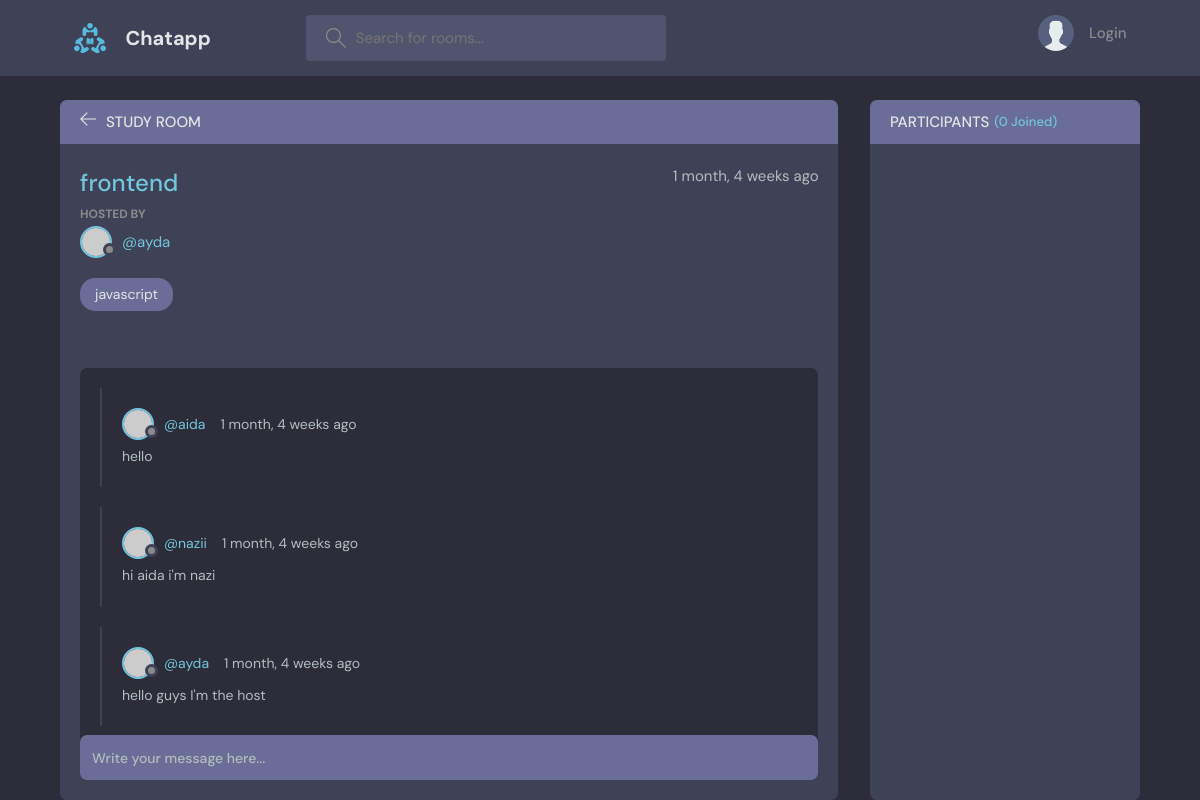
Screenshot of /room/7/ with the database file from the repository.
### base/models.py (models this page shows, shortened)
class Room(models.Model):
    host=models.ForeignKey(User,on_delete=models.SET_NULL,null=True)
    topic=models.ForeignKey(Topic, on_delete=models.SET_NULL,null=True)
    name=models.CharField(max_length=300)
    description=models.TextField(null=True,blank=True)
    participants=models.ManyToManyField(User,related_name='paricipants',blank=True)
    updated=models.DateTimeField(auto_now=True)
    created=models.DateTimeField(auto_now_add=True)
    class Meta:
        ordering=['-updated','-created']

class Topic(models.Model):
    name=models.CharField(max_length=200)

class Message(models.Model):
    user=models.ForeignKey(User, on_delete=models.CASCADE)
    room=models.ForeignKey(Room,on_delete=models.CASCADE)
    body=models.TextField()
    updated=models.DateTimeField(auto_now=True)
    created=models.DateTimeField(auto_now_add=True)
    class Meta:
        ordering=['-updated','-created']

### base/views.py (the view, shortened to what this page needs)
# urls.py: path('room/<str:pk>/',views.room, name='room'),
def room(request,pk):
    room=Room.objects.get(id=pk)
    room_messages=room.message_set.all().order_by('created')
    participants=room.participants.all()
    context={'room':room,'room_messages':room_messages ,'participants':participants}
    return render(request,'base/room.html',context)

### base/templates/base/room.html (shortened to what this page needs)
{% extends 'main.html'%}
   {% block content%}
    <main class="profile-page layout layout--2">
      <div class="container">
        <div class="room">
          <div class="room__top">
            <div class="room__topLeft">
              <a href="{% url 'home'%}">
                <svg version="1.1" xmlns="http://www.w3.org/2000/svg" width="32" height="32" viewBox="0 0 32 32">
                  <title>arrow-left</title>
                  <path
                    d="M13.723 2.286l-13.723 13.714 13.719 13.714 1.616-1.611-10.96-10.96h27.625v-2.286h-27.625l10.965-10.965-1.616-1.607z"
                  ></path>
                </svg>
              </a>
              <h3>Study Room</h3>
            </div>
          </div>
          <div class="room__box scroll">
            <div class="room__header scroll">
              <div class="room__info">
                <h3>{{room.name}}</h3>
                <span>{{room.created|timesince}} ago</span>
              </div>
              <div class="room__hosted">
                <p>Hosted By</p>
                <a href="{% url 'userProfile' room.host.id %}" class="room__author">
                  <div class="avatar avatar--small">
                    <img src="https://randomuser.me/api/portraits/men/37.jpg" />
                  </div>
                  <span>@{{room.host.username}}</span>
                </a>
              </div>
              <span class="room__topics">{{room.topic.name}}</span>
            </div>
            <div class="room__conversation">
              <div class="threads scroll">
                {% for message in room_messages %}
                <div class="thread">
                  <div class="thread__top">
                    <div class="thread__author">
                      <a href="{% url 'userProfile' message.user.id %}" class="thread__authorInfo">
                        <div class="avatar avatar--small">
                          <img src="https://randomuser.me/api/portraits/men/37.jpg" />
                        </div>
                        <span>@{{message.user.username}}</span>
                      </a>
                      <span class="thread__date">{{message.created|timesince}} ago</span>
                    </div>
                  </div>
                  <div class="thread__details">
                    {{message.body}}
                  </div>
                </div>
                {%endfor%}
              </div>
            </div>
          </div>
          <div class="room__message">
            <form action="" method="POST">
              <input name="body" placeholder="Write your message here..." />
            </form>
          </div>
        </div>
        <div class="participants">
          <h3 class="participants__top">Participants <span>({{participants.count}} Joined)</span></h3>
          <div class="participants__list scroll">
          </div>
        </div>
      </div>
    </main>
    {% endblock content %}

### rows the page displays
Room: name "frontend", created "1 month, 4 weeks", host.username "ayda", topic.name "javascript"
Message: user.username "aida", created "1 month, 4 weeks", body "hello"
Message: user.username "nazii", created "1 month, 4 weeks", body "hi aida i'm nazi"
Message: user.username "ayda", created "1 month, 4 weeks", body "hello guys I'm the host"

### other values shown
{{ participants.count }} "0"
